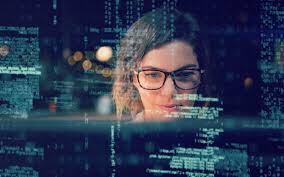
#> input picture Resources/wall.jfif, 284 x 177 px
$ python 6stackimages.py
#> lines starting #> are read from the running program, lines starting #| are printed output that depends on the picture
import cv2
import numpy as np

def stackedImages(scale, imgArray):
    rows = len(imgArray)
    print("Rows:", rows)
    cols = len(imgArray[0])
    print('cols:',cols)
    width = imgArray[0][0].shape[1]
    print('width:',width)
    height = imgArray[0][0].shape[0]
    print('height:',height)
    imageBlank = np.zeros((height, width, 10), np.uint8)
    # print('imageBlank:', imageBlank)
    hor = [imageBlank] * rows
    # print('hor:',hor)
    for x in range(0, rows):
        hor[x] = np.hstack(imgArray[x])
    ver = np.vstack(hor)
    return ver

img = cv2.imread('Resources/wall.jfif')
#> img is the input picture: shape (177, 284, 3); mean B, G, R 82.1, 56.8, 44.8
img = cv2.resize(img, (200,200))
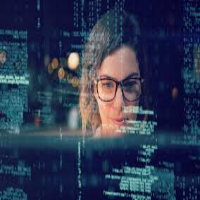
#> img: shape (200, 200, 3); mean B, G, R 81.9, 56.6, 44.6
imgGrey = cv2.cvtColor(img, cv2.COLOR_BGR2GRAY)
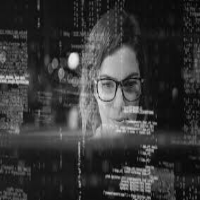
#> imgGrey: shape (200, 200); min 5, max 234, mean 55.9
img = [img,img,img]
imgstack = stackedImages(0.5, (img, img, img))
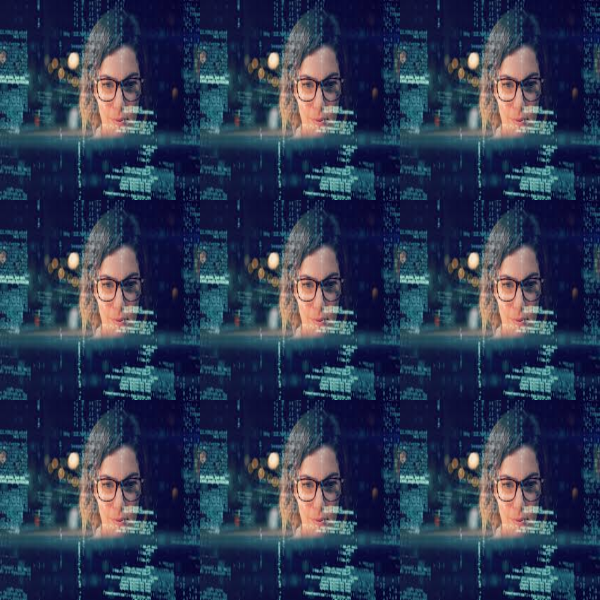
#> imgstack: shape (600, 600, 3); mean of channels 0, 1, 2 81.9, 56.6, 44.6; drawn as B, G, R
# imgstack = stackedImages(0.5, ([img,img,img]))
cv2.imshow("Stacked Images", imgstack)
cv2.waitKey(0)

$ run again, with Resources/githubProfile.jpg saved as Resources/wall.jfif
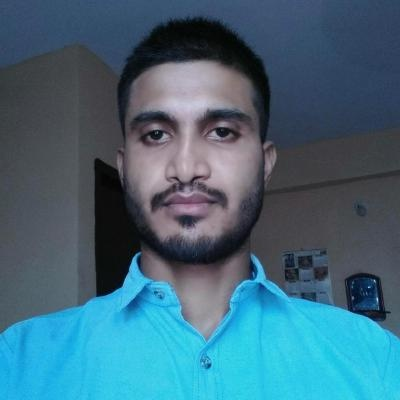
#> input picture Resources/githubProfile.jpg, 400 x 400 px
#> img is the input picture: shape (400, 400, 3); mean B, G, R 122.7, 104.6, 64.7
#> img: shape (200, 200, 3)
#> `imgGrey = cv2.cvtColor(img, cv2.COLOR_BGR2GRAY)`:
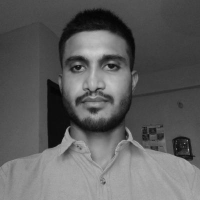
#> imgGrey: shape (200, 200); min 4, max 203, mean 94.9
#> `imgstack = stackedImages(0.5, (img, img, img))`:
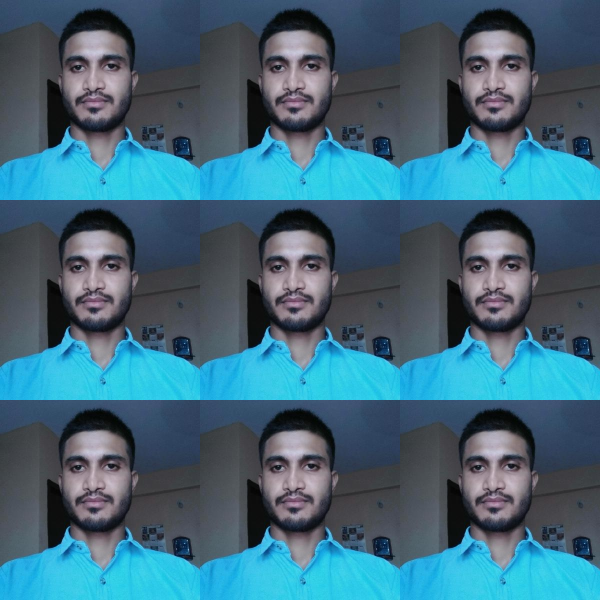
#> imgstack: shape (600, 600, 3); mean of channels 0, 1, 2 122.9, 104.8, 64.8; drawn as B, G, R
